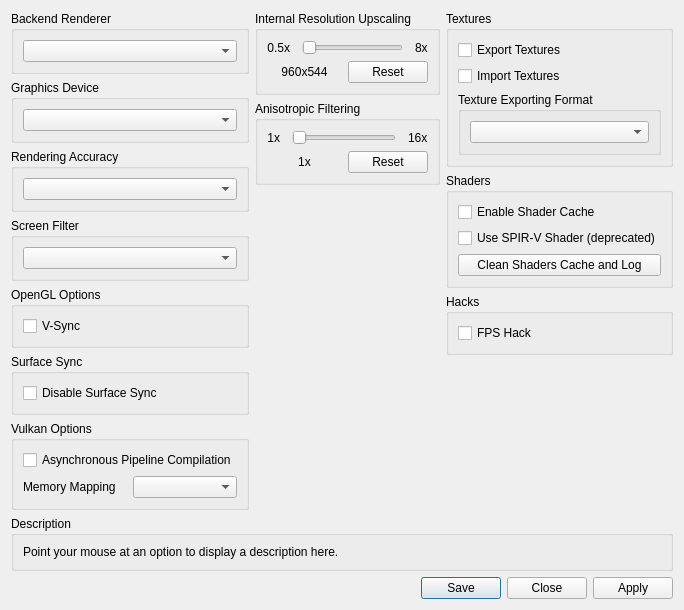
						<widget class="QWidget" name="gpu_tab">
							<attribute name="title">
								<string>GPU</string>
							</attribute>
							<layout class="QVBoxLayout" name="gpu_tab_layout" stretch="4,1,0">
								<item>
									<layout class="QHBoxLayout" name="gpu_tab_content_layout" stretch="1,1,1">
										<item>
											<layout class="QVBoxLayout" name="gpu_tab_left">
												<item>
													<widget class="QGroupBox" name="gb_backend_renderer">
														<property name="title">
															<string>Backend Renderer</string>
														</property>
														<layout class="QVBoxLayout" name="gb_backend_renderer_layout">
															<item>
																<widget class="QComboBox" name="backend_renderer_box"/>
															</item>
														</layout>
													</widget>
												</item>
												<item>
													<widget class="QGroupBox" name="gb_gpu_device">
														<property name="title">
															<string>Graphics Device</string>
														</property>
														<layout class="QVBoxLayout" name="gb_gpu_device_layout">
															<item>
																<widget class="QComboBox" name="gpu_device_box"/>
															</item>
														</layout>
													</widget>
												</item>
												<item>
													<widget class="QGroupBox" name="gb_renderer_accuracy">
														<property name="title">
															<string>Rendering Accuracy</string>
														</property>
														<layout class="QVBoxLayout" name="gb_renderer_accuracy_layout">
															<item>
																<widget class="QComboBox" name="renderer_accuracy_box"/>
															</item>
														</layout>
													</widget>
												</item>
												<item>
													<widget class="QGroupBox" name="gb_screen_filter">
														<property name="title">
															<string>Screen Filter</string>
														</property>
														<layout class="QVBoxLayout" name="gb_screen_filter_layout">
															<item>
																<widget class="QComboBox" name="screen_filter_box"/>
															</item>
														</layout>
													</widget>
												</item>
												<item>
													<widget class="QGroupBox" name="gb_opengl_options">
														<property name="title">
															<string>OpenGL Options</string>
														</property>
														<layout class="QVBoxLayout" name="gb_opengl_options_layout">
															<item>
																<widget class="QCheckBox" name="vsync">
																	<property name="text">
																		<string>V-Sync</string>
																	</property>
																</widget>
															</item>
														</layout>
													</widget>
												</item>
												<item>
													<widget class="QGroupBox" name="gb_surface_sync">
														<property name="title">
															<string>Surface Sync</string>
														</property>
														<layout class="QVBoxLayout" name="gb_surface_sync_layout">
															<item>
																<widget class="QCheckBox" name="disable_surface_sync">
																	<property name="text">
																		<string>Disable Surface Sync</string>
																	</property>
																</widget>
															</item>
														</layout>
													</widget>
												</item>
												<item>
													<widget class="QGroupBox" name="gb_vulkan_options">
														<property name="title">
															<string>Vulkan Options</string>
														</property>
														<layout class="QVBoxLayout" name="gb_vulkan_options_layout">
															<item>
																<widget class="QCheckBox" name="async_pipeline_compilation">
																	<property name="text">
																		<string>Asynchronous Pipeline Compilation</string>
																	</property>
																</widget>
															</item>
															<item>
																<layout class="QHBoxLayout" name="memory_mapping_layout">
																	<item>
																		<widget class="QLabel" name="label_memory_mapping">
																			<property name="text">
																				<string>Memory Mapping</string>
																			</property>
																		</widget>
																	</item>
																	<item>
																		<widget class="QComboBox" name="memory_mapping_box"/>
																	</item>
																</layout>
															</item>
														</layout>
													</widget>
												</item>
												<item>
													<spacer name="gpu_tab_left_spacer">
														<property name="orientation">
															<enum>Qt::Orientation::Vertical</enum>
														</property>
														<property name="sizeHint" stdset="0">
															<size>
																<width>0</width>
																<height>0</height>
															</size>
														</property>
													</spacer>
												</item>
											</layout>
										</item>
										<item>
											<layout class="QVBoxLayout" name="gpu_tab_middle">
												<item>
													<layout class="QVBoxLayout" name="layout_resolution_scale">
														<item>
															<widget class="QGroupBox" name="gb_resolution_upscaling">
																<property name="title">
																	<string>Internal Resolution Upscaling</string>
																</property>
																<layout class="QVBoxLayout" name="gb_resolution_upscaling_layout">
																	<item>
																		<layout class="QHBoxLayout" name="res_upscale_layout_top">
																			<property name="spacing">
																				<number>12</number>
																			</property>
																			<item>
																				<widget class="QLabel" name="res_upscale_min">
																					<property name="text">
																						<string>0.5x</string>
																					</property>
																					<property name="alignment">
																						<set>Qt::AlignmentFlag::AlignRight|Qt::AlignmentFlag::AlignTrailing|Qt::AlignmentFlag::AlignVCenter</set>
																					</property>
																				</widget>
																			</item>
																			<item>
																				<widget class="QSlider" name="resolution_upscale">
																					<property name="orientation">
																						<enum>Qt::Orientation::Horizontal</enum>
																					</property>
																				</widget>
																			</item>
																			<item>
																				<widget class="QLabel" name="res_upscale_max">
																					<property name="text">
																						<string>8x</string>
																					</property>
																				</widget>
																			</item>
																		</layout>
																	</item>
																	<item>
																		<layout class="QHBoxLayout" name="res_upscale_layout_bottom">
																			<item>
																				<widget class="QLabel" name="resolution_upscale_val">
																					<property name="text">
																						<string>960x544</string>
																					</property>
																					<property name="alignment">
																						<set>Qt::AlignmentFlag::AlignCenter</set>
																					</property>
																				</widget>
																			</item>
																			<item>
																				<widget class="QPushButton" name="resolution_upscale_reset">
																					<property name="text">
																						<string>Reset</string>
																					</property>
																				</widget>
																			</item>
																		</layout>
																	</item>
																</layout>
															</widget>
														</item>
													</layout>
												</item>
												<item>
													<widget class="QGroupBox" name="gb_anisotropic_filtering">
														<property name="title">
															<string>Anisotropic Filtering</string>
														</property>
														<layout class="QVBoxLayout" name="gb_anisotropic_filtering_layout">
															<item>
																<layout class="QHBoxLayout" name="aniso_layout_top">
																	<property name="spacing">
																		<number>12</number>
																	</property>
																	<item>
																		<widget class="QLabel" name="aniso_min">
																			<property name="text">
																				<string>1x</string>
																			</property>
																			<property name="alignment">
																				<set>Qt::AlignmentFlag::AlignRight|Qt::AlignmentFlag::AlignTrailing|Qt::AlignmentFlag::AlignVCenter</set>
																			</property>
																		</widget>
																	</item>
																	<item>
																		<widget class="QSlider" name="anisotropic_filter">
																			<property name="orientation">
																				<enum>Qt::Orientation::Horizontal</enum>
																			</property>
																		</widget>
																	</item>
																	<item>
																		<widget class="QLabel" name="aniso_max">
																			<property name="text">
																				<string>16x</string>
																			</property>
																		</widget>
																	</item>
																</layout>
															</item>
															<item>
																<layout class="QHBoxLayout" name="aniso_layout_bottom">
																	<item>
																		<widget class="QLabel" name="anisotropic_filter_val">
																			<property name="text">
																				<string>1x</string>
																			</property>
																			<property name="alignment">
																				<set>Qt::AlignmentFlag::AlignCenter</set>
																			</property>
																		</widget>
																	</item>
																	<item>
																		<widget class="QPushButton" name="anisotropic_filter_reset">
																			<property name="text">
																				<string>Reset</string>
																			</property>
																		</widget>
																	</item>
																</layout>
															</item>
														</layout>
													</widget>
												</item>
												<item>
													<spacer name="gpu_tab_middle_spacer">
														<property name="orientation">
															<enum>Qt::Orientation::Vertical</enum>
														</property>
														<property name="sizeHint" stdset="0">
															<size>
																<width>0</width>
																<height>0</height>
															</size>
														</property>
													</spacer>
												</item>
											</layout>
										</item>
										<item>
											<layout class="QVBoxLayout" name="gpu_tab_right">
												<item>
													<widget class="QGroupBox" name="gb_texture_replacement">
														<property name="title">
															<string>Textures</string>
														</property>
														<layout class="QVBoxLayout" name="gb_texture_replacement_layout">
															<item>
																<widget class="QCheckBox" name="export_textures">
																	<property name="text">
																		<string>Export Textures</string>
																	</property>
																</widget>
															</item>
															<item>
																<widget class="QCheckBox" name="import_textures">
																	<property name="text">
																		<string>Import Textures</string>
																	</property>
																</widget>
															</item>
															<item>
																<widget class="QGroupBox" name="gb_export_format">
																	<property name="title">
																		<string>Texture Exporting Format</string>
																	</property>
																	<layout class="QVBoxLayout" name="gb_export_format_layout">
																		<item>
																			<widget class="QComboBox" name="texture_export_format"/>
																		</item>
																	</layout>
																</widget>
															</item>
														</layout>
													</widget>
												</item>
												<item>
													<widget class="QGroupBox" name="gb_shaders">
														<property name="title">
															<string>Shaders</string>
														</property>
														<layout class="QVBoxLayout" name="gb_shaders_layout">
															<item>
																<widget class="QCheckBox" name="shader_cache">
																	<property name="text">
																		<string>Enable Shader Cache</string>
																	</property>
																</widget>
															</item>
															<item>
																<widget class="QCheckBox" name="spirv_shader">
																	<property name="text">
																		<string>Use SPIR-V Shader (deprecated)</string>
																	</property>
																</widget>
															</item>
															<item>
																<widget class="QPushButton" name="clean_shaders_cache">
																	<property name="text">
																		<string>Clean Shaders Cache and Log</string>
																	</property>
																</widget>
															</item>
														</layout>
													</widget>
												</item>
												<item>
													<widget class="QGroupBox" name="gb_fps_hack">
														<property name="title">
															<string>Hacks</string>
														</property>
														<layout class="QVBoxLayout" name="gb_fps_hack_layout">
															<item>
																<widget class="QCheckBox" name="fps_hack">
																	<property name="text">
																		<string>FPS Hack</string>
																	</property>
																</widget>
															</item>
														</layout>
													</widget>
												</item>
												<item>
													<spacer name="gpu_tab_right_spacer">
														<property name="orientation">
															<enum>Qt::Orientation::Vertical</enum>
														</property>
														<property name="sizeHint" stdset="0">
															<size>
																<width>0</width>
																<height>0</height>
															</size>
														</property>
													</spacer>
												</item>
											</layout>
										</item>
									</layout>
								</item>
								<item>
									<widget class="QGroupBox" name="gb_description_gpu">
										<property name="title">
											<string>Description</string>
										</property>
										<layout class="QVBoxLayout" name="gb_description_gpu_layout">
											<item>
												<widget class="QLabel" name="description_gpu">
													<property name="text">
														<string>Point your mouse at an option to display a description here.</string>
													</property>
													<property name="textFormat">
														<enum>Qt::TextFormat::PlainText</enum>
													</property>
													<property name="alignment">
														<set>Qt::AlignmentFlag::AlignLeading|Qt::AlignmentFlag::AlignLeft|Qt::AlignmentFlag::AlignTop</set>
													</property>
													<property name="wordWrap">
														<bool>true</bool>
													</property>
												</widget>
											</item>
										</layout>
									</widget>
								</item>
								<item>
									<widget class="QDialogButtonBox" name="button_box_gpu">
										<property name="standardButtons">
											<set>QDialogButtonBox::StandardButton::Apply|QDialogButtonBox::StandardButton::Close|QDialogButtonBox::StandardButton::Save</set>
										</property>
									</widget>
								</item>
							</layout>
						</widget>
